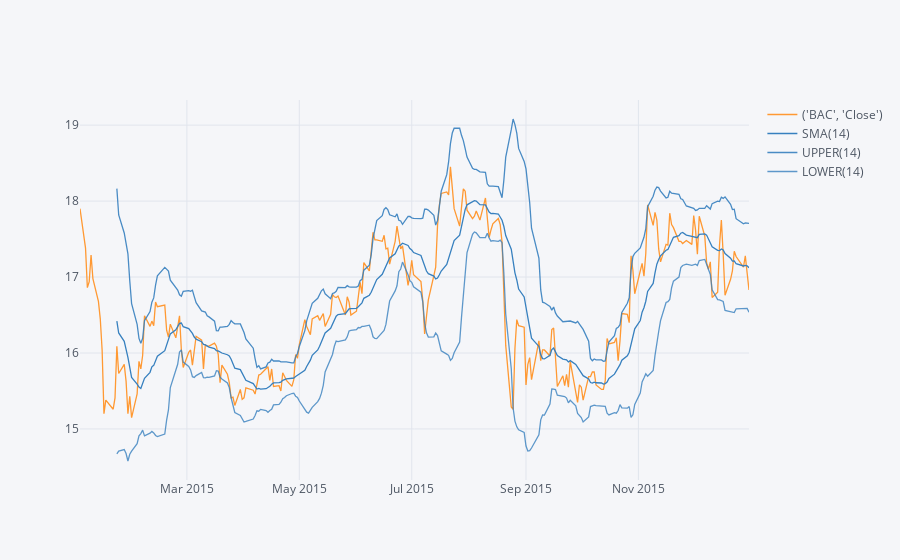

Notebook source saved alongside this figure:
### Markdown cell above
**Use .ta_plot(study='boll') to create a Bollinger Band Plot for Bank of America for the year 2015.**

### Code cell
bank_stocks['2015-01-01':'2015-12-31'].xs(key=('BAC','Close'),axis=1).ta_plot(study='boll')

### Figure 1 — Plotly figure (JSON) as saved in the notebook; plotly's stock layout.template omitted (floating-point values rounded to 4 significant figures; data arrays with more than 128 entries replaced by an {"elided": "..."} marker saying what was removed)
{"data": [{"line": {"color": "rgba(255, 153, 51, 1.0)", "dash": "solid", "shape": "linear", "width": 1.3}, "mode": "lines", "name": "('BAC', 'Close')", "text": "", "type": "scatter", "x": {"elided": "252 str values"}, "y": {"elided": "252 float values"}}, {"line": {"color": "rgba(55, 128, 191, 1.0)", "dash": "solid", "shape": "linear", "width": 1.3}, "mode": "lines", "name": "SMA(14)", "text": "", "type": "scatter", "x": {"elided": "252 str values"}, "y": {"elided": "252 mixed values"}}, {"line": {"color": "rgba(55, 128, 191, 0.8999999999999999)", "dash": "solid", "shape": "linear", "width": 1.3}, "mode": "lines", "name": "UPPER(14)", "text": "", "type": "scatter", "x": {"elided": "252 str values"}, "y": {"elided": "252 mixed values"}}, {"line": {"color": "rgba(55, 128, 191, 0.7999999999999998)", "dash": "solid", "shape": "linear", "width": 1.3}, "mode": "lines", "name": "LOWER(14)", "text": "", "type": "scatter", "x": {"elided": "252 str values"}, "y": {"elided": "252 mixed values"}}], "layout": {"legend": {"bgcolor": "#F5F6F9", "font": {"color": "#4D5663"}}, "paper_bgcolor": "#F5F6F9", "plot_bgcolor": "#F5F6F9", "title": {"font": {"color": "#4D5663"}}, "xaxis": {"gridcolor": "#E1E5ED", "showgrid": true, "tickfont": {"color": "#4D5663"}, "title": {"font": {"color": "#4D5663"}, "text": ""}, "zerolinecolor": "#E1E5ED"}, "yaxis": {"gridcolor": "#E1E5ED", "showgrid": true, "tickfont": {"color": "#4D5663"}, "title": {"font": {"color": "#4D5663"}, "text": ""}, "zerolinecolor": "#E1E5ED"}}}
